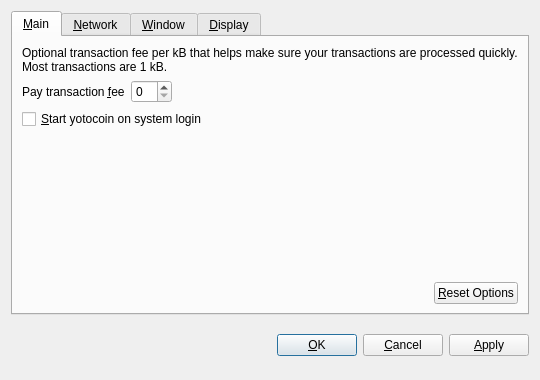
<?xml version="1.0" encoding="UTF-8"?>
<ui version="4.0">
 <class>OptionsDialog</class>
 <widget class="QDialog" name="OptionsDialog">
  <property name="geometry">
   <rect>
    <x>0</x>
    <y>0</y>
    <width>540</width>
    <height>380</height>
   </rect>
  </property>
  <property name="windowTitle">
   <string>Options</string>
  </property>
  <property name="modal">
   <bool>true</bool>
  </property>
  <layout class="QVBoxLayout" name="verticalLayout">
   <item>
    <widget class="QTabWidget" name="tabWidget">
     <property name="tabPosition">
      <enum>QTabWidget::North</enum>
     </property>
     <property name="currentIndex">
      <number>0</number>
     </property>
     <widget class="QWidget" name="tabMain">
      <attribute name="title">
       <string>&amp;Main</string>
      </attribute>
      <layout class="QVBoxLayout" name="verticalLayout_Main">
       <item>
        <widget class="QLabel" name="transactionFeeInfoLabel">
         <property name="text">
          <string>Optional transaction fee per kB that helps make sure your transactions are processed quickly. Most transactions are 1 kB.</string>
         </property>
         <property name="textFormat">
          <enum>Qt::PlainText</enum>
         </property>
         <property name="wordWrap">
          <bool>true</bool>
         </property>
        </widget>
       </item>
       <item>
        <layout class="QHBoxLayout" name="horizontalLayout_1_Main">
         <item>
          <widget class="QLabel" name="transactionFeeLabel">
           <property name="text">
            <string>Pay transaction &amp;fee</string>
           </property>
           <property name="textFormat">
            <enum>Qt::PlainText</enum>
           </property>
           <property name="buddy">
            <cstring>transactionFee</cstring>
           </property>
          </widget>
         </item>
         <item>
          <widget class="BitcoinAmountField" name="transactionFee"/>
         </item>
         <item>
          <spacer name="horizontalSpacer_1_Main">
           <property name="orientation">
            <enum>Qt::Horizontal</enum>
           </property>
           <property name="sizeHint" stdset="0">
            <size>
             <width>40</width>
             <height>20</height>
            </size>
           </property>
          </spacer>
         </item>
        </layout>
       </item>
       <item>
        <widget class="QCheckBox" name="bitcoinAtStartup">
         <property name="toolTip">
          <string>Automatically start yotocoin after logging in to the system.</string>
         </property>
         <property name="text">
          <string>&amp;Start yotocoin on system login</string>
         </property>
        </widget>
       </item>
       <item>
        <spacer name="verticalSpacer_Main">
         <property name="orientation">
          <enum>Qt::Vertical</enum>
         </property>
         <property name="sizeHint" stdset="0">
          <size>
           <width>20</width>
           <height>40</height>
          </size>
         </property>
        </spacer>
       </item>
       <item>
        <layout class="QHBoxLayout" name="horizontalLayout_2_Main">
         <item>
          <spacer name="horizontalSpacer_2_Main">
           <property name="orientation">
            <enum>Qt::Horizontal</enum>
           </property>
           <property name="sizeHint" stdset="0">
            <size>
             <width>40</width>
             <height>20</height>
            </size>
           </property>
          </spacer>
         </item>
         <item>
          <widget class="QPushButton" name="resetButton">
           <property name="toolTip">
            <string>Reset all client options to default.</string>
           </property>
           <property name="text">
            <string>&amp;Reset Options</string>
           </property>
           <property name="autoDefault">
            <bool>false</bool>
           </property>
          </widget>
         </item>
        </layout>
       </item>
      </layout>
     </widget>
     <widget class="QWidget" name="tabNetwork">
      <attribute name="title">
       <string>&amp;Network</string>
      </attribute>
      <layout class="QVBoxLayout" name="verticalLayout_Network">
       <item>
        <widget class="QCheckBox" name="mapPortUpnp">
         <property name="toolTip">
          <string>Automatically open the yotocoin client port on the router. This only works when your router supports UPnP and it is enabled.</string>
         </property>
         <property name="text">
          <string>Map port using &amp;UPnP</string>
         </property>
        </widget>
       </item>
       <item>
        <widget class="QCheckBox" name="connectSocks">
         <property name="toolTip">
          <string>Connect to the yotocoin network through a SOCKS proxy (e.g. when connecting through Tor).</string>
         </property>
         <property name="text">
          <string>&amp;Connect through SOCKS proxy:</string>
         </property>
        </widget>
       </item>
       <item>
        <layout class="QHBoxLayout" name="horizontalLayout_Network">
         <item>
          <widget class="QLabel" name="proxyIpLabel">
           <property name="text">
            <string>Proxy &amp;IP:</string>
           </property>
           <property name="textFormat">
            <enum>Qt::PlainText</enum>
           </property>
           <property name="buddy">
            <cstring>proxyIp</cstring>
           </property>
          </widget>
         </item>
         <item>
          <widget class="QValidatedLineEdit" name="proxyIp">
           <property name="maximumSize">
            <size>
             <width>140</width>
             <height>16777215</height>
            </size>
           </property>
           <property name="toolTip">
            <string>IP address of the proxy (e.g. 127.0.0.1)</string>
           </property>
          </widget>
         </item>
         <item>
          <widget class="QLabel" name="proxyPortLabel">
           <property name="text">
            <string>&amp;Port:</string>
           </property>
           <property name="textFormat">
            <enum>Qt::PlainText</enum>
           </property>
           <property name="buddy">
            <cstring>proxyPort</cstring>
           </property>
          </widget>
         </item>
         <item>
          <widget class="QLineEdit" name="proxyPort">
           <property name="maximumSize">
            <size>
             <width>55</width>
             <height>16777215</height>
            </size>
           </property>
           <property name="toolTip">
            <string>Port of the proxy (e.g. 9050)</string>
           </property>
          </widget>
         </item>
         <item>
          <widget class="QLabel" name="socksVersionLabel">
           <property name="text">
            <string>SOCKS &amp;Version:</string>
           </property>
           <property name="textFormat">
            <enum>Qt::PlainText</enum>
           </property>
           <property name="buddy">
            <cstring>socksVersion</cstring>
           </property>
          </widget>
         </item>
         <item>
          <widget class="QValueComboBox" name="socksVersion">
           <property name="toolTip">
            <string>SOCKS version of the proxy (e.g. 5)</string>
           </property>
          </widget>
         </item>
         <item>
          <spacer name="horizontalSpacer_Network">
           <property name="orientation">
            <enum>Qt::Horizontal</enum>
           </property>
           <property name="sizeHint" stdset="0">
            <size>
             <width>40</width>
             <height>20</height>
            </size>
           </property>
          </spacer>
         </item>
        </layout>
       </item>
       <item>
        <spacer name="verticalSpacer_Network">
         <property name="orientation">
          <enum>Qt::Vertical</enum>
         </property>
         <property name="sizeHint" stdset="0">
          <size>
           <width>20</width>
           <height>40</height>
          </size>
         </property>
        </spacer>
       </item>
      </layout>
     </widget>
     <widget class="QWidget" name="tabWindow">
      <attribute name="title">
       <string>&amp;Window</string>
      </attribute>
      <layout class="QVBoxLayout" name="verticalLayout_Window">
       <item>
        <widget class="QCheckBox" name="minimizeToTray">
         <property name="toolTip">
          <string>Show only a tray icon after minimizing the window.</string>
         </property>
         <property name="text">
          <string>&amp;Minimize to the tray instead of the taskbar</string>
         </property>
        </widget>
       </item>
       <item>
        <widget class="QCheckBox" name="minimizeOnClose">
         <property name="toolTip">
          <string>Minimize instead of exit the application when the window is closed. When this option is enabled, the application will be closed only after selecting Quit in the menu.</string>
         </property>
         <property name="text">
          <string>M&amp;inimize on close</string>
         </property>
        </widget>
       </item>
       <item>
        <spacer name="verticalSpacer_Window">
         <property name="orientation">
          <enum>Qt::Vertical</enum>
         </property>
         <property name="sizeHint" stdset="0">
          <size>
           <width>20</width>
           <height>40</height>
          </size>
         </property>
        </spacer>
       </item>
      </layout>
     </widget>
     <widget class="QWidget" name="tabDisplay">
      <attribute name="title">
       <string>&amp;Display</string>
      </attribute>
      <layout class="QVBoxLayout" name="verticalLayout_Display">
       <item>
        <layout class="QHBoxLayout" name="horizontalLayout_1_Display">
         <item>
          <widget class="QLabel" name="langLabel">
           <property name="text">
            <string>User Interface &amp;language:</string>
           </property>
           <property name="textFormat">
            <enum>Qt::PlainText</enum>
           </property>
           <property name="buddy">
            <cstring>lang</cstring>
           </property>
          </widget>
         </item>
         <item>
          <widget class="QValueComboBox" name="lang">
           <property name="toolTip">
            <string>The user interface language can be set here. This setting will take effect after restarting yotocoin.</string>
           </property>
          </widget>
         </item>
        </layout>
       </item>
       <item>
        <layout class="QHBoxLayout" name="horizontalLayout_2_Display">
         <item>
          <widget class="QLabel" name="unitLabel">
           <property name="text">
            <string>&amp;Unit to show amounts in:</string>
           </property>
           <property name="textFormat">
            <enum>Qt::PlainText</enum>
           </property>
           <property name="buddy">
            <cstring>unit</cstring>
           </property>
          </widget>
         </item>
         <item>
          <widget class="QValueComboBox" name="unit">
           <property name="toolTip">
            <string>Choose the default subdivision unit to show in the interface and when sending coins.</string>
           </property>
          </widget>
         </item>
        </layout>
       </item>
       <item>
        <widget class="QCheckBox" name="displayAddresses">
         <property name="toolTip">
          <string>Whether to show yotocoin addresses in the transaction list or not.</string>
         </property>
         <property name="text">
          <string>&amp;Display addresses in transaction list</string>
         </property>
        </widget>
       </item>
       <item>
        <widget class="QCheckBox" name="coinControlFeatures">
         <property name="toolTip">
          <string>Whether to show coin control features or not.</string>
         </property>
         <property name="text">
          <string>Display coin &amp;control features (experts only!)</string>
         </property>
        </widget>
       </item>
       <item>
        <spacer name="verticalSpacer_Display">
         <property name="orientation">
          <enum>Qt::Vertical</enum>
         </property>
         <property name="sizeHint" stdset="0">
          <size>
           <width>20</width>
           <height>40</height>
          </size>
         </property>
        </spacer>
       </item>
      </layout>
     </widget>
    </widget>
   </item>
   <item>
    <layout class="QHBoxLayout" name="horizontalLayout_Buttons">
     <item>
      <spacer name="horizontalSpacer_1">
       <property name="orientation">
        <enum>Qt::Horizontal</enum>
       </property>
       <property name="sizeHint" stdset="0">
        <size>
         <width>40</width>
         <height>48</height>
        </size>
       </property>
      </spacer>
     </item>
     <item>
      <widget class="QLabel" name="statusLabel">
       <property name="font">
        <font>
         <weight>75</weight>
         <bold>true</bold>
        </font>
       </property>
       <property name="text">
        <string/>
       </property>
       <property name="textFormat">
        <enum>Qt::PlainText</enum>
       </property>
       <property name="wordWrap">
        <bool>true</bool>
       </property>
      </widget>
     </item>
     <item>
      <spacer name="horizontalSpacer_2">
       <property name="orientation">
        <enum>Qt::Horizontal</enum>
       </property>
       <property name="sizeHint" stdset="0">
        <size>
         <width>40</width>
         <height>48</height>
        </size>
       </property>
      </spacer>
     </item>
     <item>
      <widget class="QPushButton" name="okButton">
       <property name="text">
        <string>&amp;OK</string>
       </property>
      </widget>
     </item>
     <item>
      <widget class="QPushButton" name="cancelButton">
       <property name="text">
        <string>&amp;Cancel</string>
       </property>
       <property name="autoDefault">
        <bool>false</bool>
       </property>
      </widget>
     </item>
     <item>
      <widget class="QPushButton" name="applyButton">
       <property name="text">
        <string>&amp;Apply</string>
       </property>
       <property name="autoDefault">
        <bool>false</bool>
       </property>
      </widget>
     </item>
    </layout>
   </item>
  </layout>
 </widget>
 <customwidgets>
  <customwidget>
   <class>BitcoinAmountField</class>
   <extends>QSpinBox</extends>
   <header>bitcoinamountfield.h</header>
  </customwidget>
  <customwidget>
   <class>QValueComboBox</class>
   <extends>QComboBox</extends>
   <header>qvaluecombobox.h</header>
  </customwidget>
  <customwidget>
   <class>QValidatedLineEdit</class>
   <extends>QLineEdit</extends>
   <header>qvalidatedlineedit.h</header>
  </customwidget>
 </customwidgets>
 <resources/>
 <connections/>
</ui>
